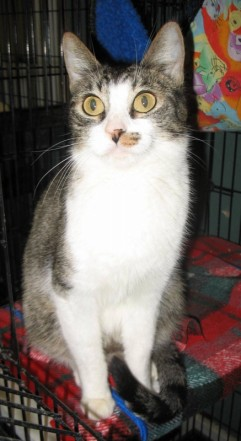
#> input picture train/cat/10123.jpg, 241 x 441 px; its folder holds only this picture in this run
$ python script.py
#> lines starting #> are read from the running program, lines starting #| are printed output that depends on the picture
import cv2
import numpy as np
import os
from matplotlib import pyplot as plt
from sklearn.model_selection import train_test_split
from sklearn.neighbors import KNeighborsClassifier
from sklearn.ensemble import RandomForestClassifier
from sklearn.tree import DecisionTreeClassifier
from sklearn.metrics import classification_report, confusion_matrix, accuracy_score
from sklearn.svm import SVC

# --- ميثودات المعالجة اليدوية ---

# بتحول الصورة من ألوان لدرجات الرمادي (أبيض وأسود) عن طريق حساب متوسط الألوان لكل بكسل
def manual_grayscale(img):
    row, col, lay = img.shape
    gray_img = np.zeros((row, col), dtype=np.uint8)
    for i in range(row):
        for j in range(col):
            r = int(img[i, j, 2])
            g = int(img[i, j, 1])
            b = int(img[i, j, 0])
            avg = (r + g + b) // 3
            gray_img[i, j] = avg
    return gray_img

# بتتحكم في سطوع الصورة، بتجمع قيمة معينة لكل بكسل عشان تفتحها أو تغمقها مع التأكد إنها ما تطلع عن حدود (0-255)
def manual_brightness(img, value):
    row, col = img.shape
    new_img = np.zeros((row, col), dtype=np.uint8)
    for i in range(row):
        for j in range(col):
                val = int(img[i, j]) + value
                if val > 255: val = 255
                if val < 0: val = 0
                new_img[i, j] = val
    return new_img

# بتعمل "تغبيش" أو تنعيم للصورة عشان تخفف من حدة التفاصيل أو النويز باستخدام (Kernel) بتوزع القيم بالتساوي
def manual_blur(img_gray):
    row, col = img_gray.shape
    new_img = np.zeros((row, col))
    kernel = np.array([[1/9, 1/9, 1/9],
                       [1/9, 1/9, 1/9],
                       [1/9, 1/9, 1/9]])
    for i in range(1, row - 1):
        for j in range(1, col - 1):
            region = img_gray[i - 1:i + 2, j - 1:j + 2]
            new_img[i, j] = np.sum(region * kernel)
    return new_img.astype(np.uint8)

# بتزيد من حدة تفاصيل الصورة (Sharpening) عشان تبرز الحواف والملامح اللي ممكن تكون ضاعت في الخطوات السابقة
def manual_sharpen(img_gray):
    row, col = img_gray.shape
    new_img = np.zeros((row, col))
    kernel = np.array([[0, -1, 0],
                       [-1, 5, -1],
                       [0, -1, 0]])
    for i in range(1, row - 1):
        for j in range(1, col - 1):
            region = img_gray[i - 1:i + 2, j - 1:j + 2]
            new_img[i, j] = np.clip(np.sum(region * kernel), 0, 255)
    return new_img.astype(np.uint8)

# بتعد تكرار كل درجة لون (من 0 لـ 255) في الصورة عشان نستخدمها كـ "خصائص" (Features) بتمثل الصورة رياضياً
def get_hist_features(img_gray):
    row, col = img_gray.shape
    hist = np.zeros(256)
    for i in range(row):
        for j in range(col):
            val = int(img_gray[i, j])
            hist[val] += 1
    return hist

# --- تحميل ومعالجة البيانات ---
lbl = []
datasetNormal = []
datasetEnhanced = []

classes = os.listdir("train")

# بنبلش نقرا الصور من الملفات
for cls in classes:
    classPath = os.path.join("train", cls)
    for imgName in os.listdir(classPath):
        imgPath = os.path.join(classPath, imgName)
        img = cv2.imread(imgPath)
#> img is the input picture: shape (441, 241, 3); mean B, G, R 99.6, 103.9, 112.4
        if img is None: continue

        # توحيد مقاس كل الصور عشان نقدر نقارن بينهم
        img = cv2.resize(img, (224, 224))
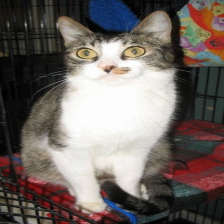
#> img: shape (224, 224, 3); mean B, G, R 99.5, 103.8, 112.2
        imgGray = manual_grayscale(img)
#> after the loop in manual_grayscale, `for i in range(row):`:
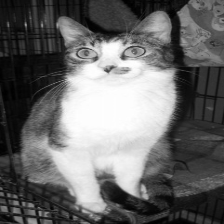
#> gray_img: shape (224, 224); min 0, max 255, mean 104.9

        # 1. الداتا العادية: بنحول الصورة لفيكتور من البكسلات (بدون أي تعديل إضافي)
        datasetNormal.append(imgGray.flatten())

        # 2. الداتا المحسنة: بنمرر الصورة بسلسلة فلاتر (تفتيح، تنعيم، حدة) بعدين بناخد "الهيستوجرام" تبعها كميزة
        imgBright = manual_brightness(imgGray, 5)
        imgBlur = manual_blur(imgBright)
#> after the loop in manual_blur, `for i in range(1, row - 1):`:
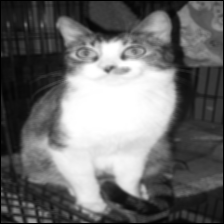
#> new_img: shape (224, 224) float64; min 0, max 255, mean 108.9
        imgSharp = manual_sharpen(imgBlur)
#> after the loop in manual_sharpen, `for i in range(1, row - 1):`:
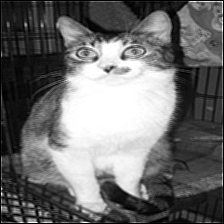
#> new_img: shape (224, 224) float64; min 0, max 255, mean 109.2
        histogram = get_hist_features(imgSharp)
#> after the loop in get_hist_features, `for i in range(row):`: hist = 256 values, max 2804 at index 255, min 24 at index 1, mean 196
#> histogram has the same summary as hist in get_hist_features
        datasetEnhanced.append(histogram)

        lbl.append(cls)
#> pass 2 of the loop `for cls in classes:`:
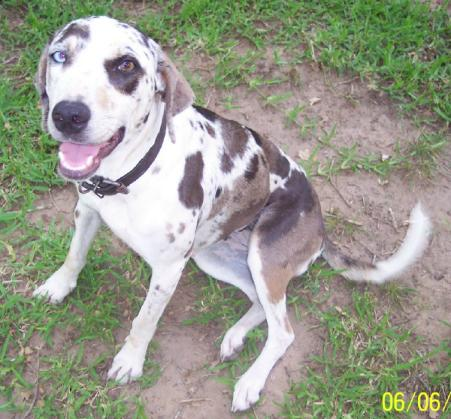
#> input picture train/dog/10402.jpg, 451 x 419 px
#> img is the input picture: shape (419, 451, 3); mean B, G, R 140.5, 154.4, 152.5
#> img: shape (224, 224, 3)
#> after the loop in manual_grayscale (call 2), `for i in range(row):`:
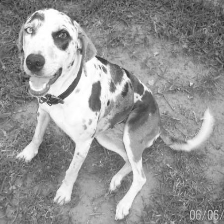
#> gray_img: shape (224, 224); min 28, max 255, mean 148.7
#> after the loop in manual_sharpen (call 2), `for i in range(1, row - 1):`:
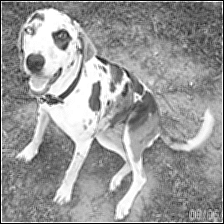
#> new_img: shape (224, 224) float64; min 0, max 255, mean 152.5
#> histogram = 256 values, max 2835 at index 255, min 0 at index 1, mean 196

# تحويل الليستات لمصفوفات عشان تعرف الmodels تتعامل معها
X_n = np.array(datasetNormal)
X_h = np.array(datasetEnhanced)
y = np.array(lbl)

#بنقسم الداتا لتدريب وتيست بنسبة 20%|80%
x_train_n, x_test_n, y_train, y_test = train_test_split(X_n, y, test_size=0.2, random_state=42)
x_train_h, x_test_h, _, _ = train_test_split(X_h, y, test_size=0.2, random_state=42)

# --- تدريب وتقييم الموديلات ---
# هون بنجرب 4 خوارزميات مشهورة ونقارن أداء كل وحدة على البكسلات العادية مقابل الهيستوجرام المحسن

print("\n" + "="*20 + " RESULTS " + "="*20)

# 1. تدريب KNN
knn_n = KNeighborsClassifier(n_neighbors=11).fit(x_train_n, y_train)
knn_h = KNeighborsClassifier(n_neighbors=11).fit(x_train_h, y_train)

# فحص الدقة للـ KNN
#> (the run stopped early here; a loop or call above may not have finished)
